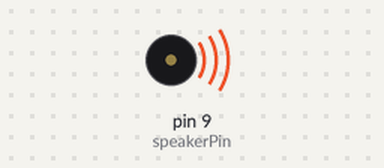
Simulated run of this sketch. Board: Arduino Uno, built with avr-gcc and run on an emulated ATmega328P. On the bench: buzzer (waves = sounding). What the sketch prints to the serial monitor is not drawn.

Above: at 0.57 s.
At 3.5 s:
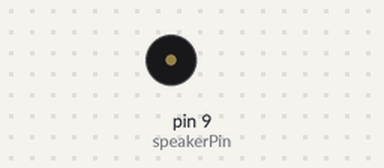
Timing chart, 0 to 6.9 s (numbered marks = the images above):
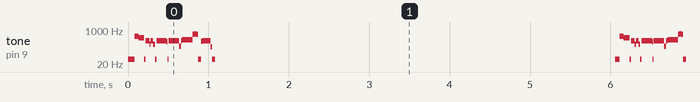

Measured:
- by itself, tone on pin 9 (speakerPin): plays 35 Hz for 0.08 s, 489 Hz for 0.01 s, 500 Hz for 0.04 s, 403 Hz for 0.07 s, 35 Hz for 0.02 s, 296 Hz for 0.05 s … (704 notes in this stretch)

The sketch:

play-hello.ino
```cpp
#include "abc.h"

// Constants
const int speakerPin = 9; // Select the pin that your speaker is outputting to

void setup() {
  // Configure the output pin
  pinMode(speakerPin, OUTPUT);
  Serial.begin(9600);
  Serial.println("welcome to tone player");
  tone(speakerPin, 1000, 10000);

}

void loop() {
  // Play the audio

  for (int thisNote = 0; thisNote < NUMBER_OF_NOTES; thisNote ++)
    {
      int thisNoteTone = abc[thisNote]; //Replace helloThere with the "Filename" you wrote in the python program
      // If the frequency is below the acceptable range of the speaker, play the lowest note in the range
      if(thisNoteTone < 35)
      {
        thisNoteTone = 35;
      }
      Serial.println(thisNoteTone);

      tone(speakerPin, thisNoteTone, FREQUENCY_DURATION_MS); // Function that plays the songs

      // delay(FREQUENCY_DURATION_MS/2); // A small pause between tones to seperate them out

    }

delay(5000); // Play the file every second

}
```

Source omitted: abc.h (data table, 937 bytes)
